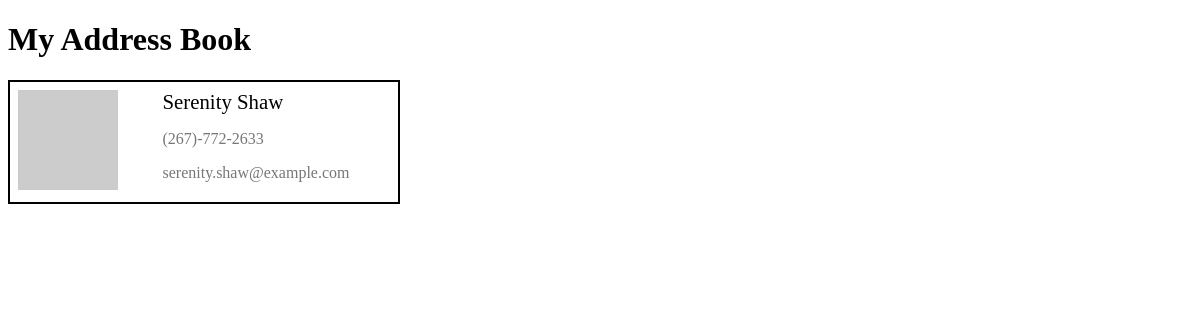
The page /1 on the database its author committed.
### contacts/models.py (models this page shows, shortened)
class Contact(models.Model):
    firstname = models.CharField(max_length=50)
    lastname = models.CharField(max_length=50)
    email = models.CharField(max_length=100)
    phone = models.CharField(max_length=15)
    photo = models.CharField(max_length=250)

### contacts/views.py (the view)
# urls.py: path('<int:contactid>',  views.show_contact ),
def show_contact(request,contactid):
    try:
        contact = Contact.objects.get(id=contactid)
        return render(request, 'index.html', {'contacts': [contact]})
    except Contact.DoesNotExist:
        return HttpResponse(f'<h1>Unable to locate product whose id is {contactid}</h1>')

### addressbook/templates/index.html (shortened to what this page needs)
<!DOCTYPE html>
<html lang="en">
<head>
</head>
<body>
    <h1>My Address Book</h1>
    <div class="rolodex">
        {%for user in contacts%}
		<div class="card">
            <div class="photo"><img src="{{user.photo}}" alt=""></div>
            <div class="name">{{user.firstname}} {{user.lastname}}</div>
            <div class="phone">{{user.phone}}</div>
            <div class="email">{{user.email}}</div>
        </div>
		{%endfor%}
    </div>
</body>
</html>

### addressbook/templates/index.html (style rules this page uses)
.rolodex { display: grid; grid-template-columns: repeat(auto-fill, minmax(300px, 1fr)); gap: .25rem; margin-top: 1rem; }
.card { display: grid; grid-template-columns: (100px, auto); grid-template-rows: repeat(3, auto); gap: 0.25rem; border: 2px solid black; padding: 0.5rem; }
.card .photo { grid-column: 1 / 2; grid-row: 1 / -1; width: 100px; }
.card .photo img { width: 100%; object-fit: cover; }
.card .name { grid-column: 2 / 3; font-size: 1.3rem; }
.card .email { grid-column: 2 / 3; font-size: 1rem; color: #777; }
.card .phone { grid-column: 2 / 3; font-size: 1rem; color: #777; }

### rows shown on the page
Contact: firstname "Serenity", lastname "Shaw", phone "(267)-772-2633", email "serenity.shaw@example.com"
